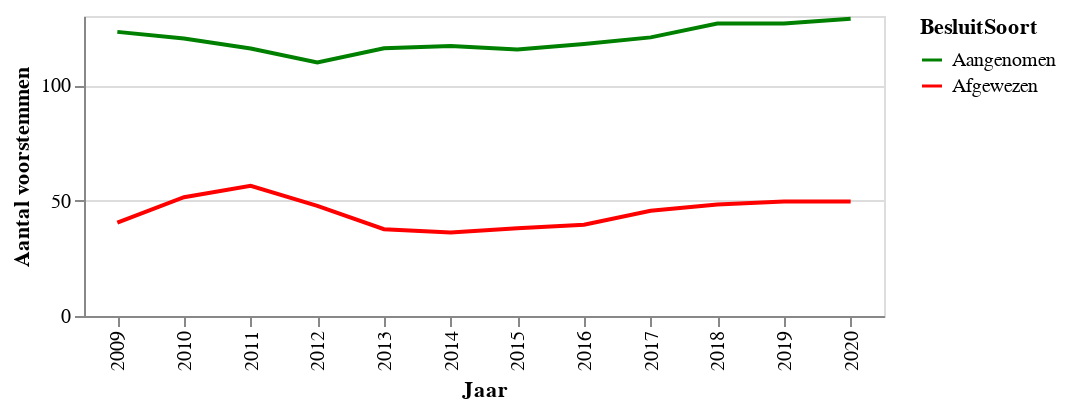

The code cell stored with this chart in its notebook:
### Markdown cell above
Het aantal moties stijgt, met name het aantal aangenomen moties. In verkiezingsjaren (2010, 2012 en 2017) ligt het aantal moties duidelijk lager. Tussen 2012 en 2013 werden relatief veel moties afgewezen.

### Code cell
# hide_input
data = df.groupby(['Jaar', 'BesluitSoort']).agg(Aantal=('Voor', 'mean')).reset_index()
data = data.replace({0: 'Afgewezen', 1: 'Aangenomen'})

# source = source.melt('index',var_name='Stem', value_name='Gemiddeld aantal voorstemmen')
# source['index'] += 2008
chart = alt.Chart(data,width=400,height = 150).mark_line().encode(
    x=alt.X('Jaar:N', axis=alt.Axis(title='Jaar')),
    y='Aantal:Q',
    color=alt.Color('BesluitSoort:N',
                scale=alt.Scale(
        domain=['Aangenomen','Afgewezen'],
        range=['green', 'red']))

)
chart.encoding.y.title = 'Aantal voorstemmen'
chart

### Figure 1 — Vega-Lite specification as saved in the notebook (floating-point values rounded to 4 significant figures)
{"config": {"view": {"continuousWidth": 400, "continuousHeight": 300}}, "data": {"name": "data-bfa1c21578e72c97b0618e0cb5baa7b0"}, "mark": "line", "encoding": {"color": {"type": "nominal", "field": "BesluitSoort", "scale": {"domain": ["Aangenomen", "Afgewezen"], "range": ["green", "red"]}}, "x": {"type": "nominal", "axis": {"title": "Jaar"}, "field": "Jaar"}, "y": {"type": "quantitative", "field": "Aantal", "title": "Aantal voorstemmen"}}, "height": 150, "width": 400, "$schema": "https://vega.github.io/schema/vega-lite/v4.8.1.json", "datasets": {"data-bfa1c21578e72c97b0618e0cb5baa7b0": [{"Jaar": 2009, "BesluitSoort": "Afgewezen", "Aantal": 40.43}, {"Jaar": 2009, "BesluitSoort": "Aangenomen", "Aantal": 123.1}, {"Jaar": 2010, "BesluitSoort": "Afgewezen", "Aantal": 51.47}, {"Jaar": 2010, "BesluitSoort": "Aangenomen", "Aantal": 120.3}, {"Jaar": 2011, "BesluitSoort": "Afgewezen", "Aantal": 56.39}, {"Jaar": 2011, "BesluitSoort": "Aangenomen", "Aantal": 115.9}, {"Jaar": 2012, "BesluitSoort": "Afgewezen", "Aantal": 47.69}, {"Jaar": 2012, "BesluitSoort": "Aangenomen", "Aantal": 109.9}, {"Jaar": 2013, "BesluitSoort": "Afgewezen", "Aantal": 37.63}, {"Jaar": 2013, "BesluitSoort": "Aangenomen", "Aantal": 116.0}, {"Jaar": 2014, "BesluitSoort": "Afgewezen", "Aantal": 36.23}, {"Jaar": 2014, "BesluitSoort": "Aangenomen", "Aantal": 117.0}, {"Jaar": 2015, "BesluitSoort": "Afgewezen", "Aantal": 38.0}, {"Jaar": 2015, "BesluitSoort": "Aangenomen", "Aantal": 115.4}, {"Jaar": 2016, "BesluitSoort": "Afgewezen", "Aantal": 39.58}, {"Jaar": 2016, "BesluitSoort": "Aangenomen", "Aantal": 117.8}, {"Jaar": 2017, "BesluitSoort": "Afgewezen", "Aantal": 45.58}, {"Jaar": 2017, "BesluitSoort": "Aangenomen", "Aantal": 120.7}, {"Jaar": 2018, "BesluitSoort": "Afgewezen", "Aantal": 48.3}, {"Jaar": 2018, "BesluitSoort": "Aangenomen", "Aantal": 126.8}, {"Jaar": 2019, "BesluitSoort": "Afgewezen", "Aantal": 49.67}, {"Jaar": 2019, "BesluitSoort": "Aangenomen", "Aantal": 126.8}, {"Jaar": 2020, "BesluitSoort": "Afgewezen", "Aantal": 49.6}, {"Jaar": 2020, "BesluitSoort": "Aangenomen", "Aantal": 128.8}]}}
